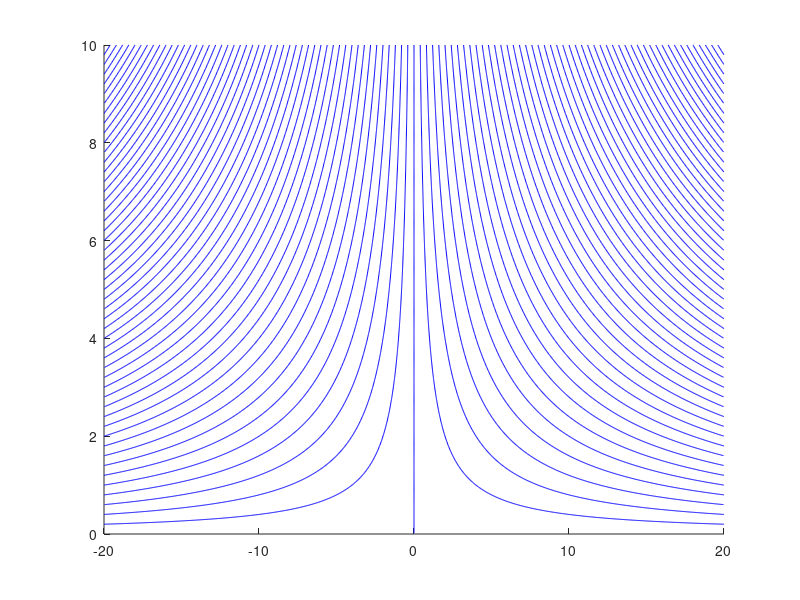

This chart was generated by the following MATLAB code:
%% Fresh start

% close all
clearvars
clc


%% Generate coordinates

Ny = 50;
Nx = 2*Ny;

y_limit = 10;
x_limit = 2*y_limit;


%% Compute a simple stagnation point flow

a = 2;
x = linspace(-x_limit,x_limit,Nx+1);
y = linspace(0,y_limit,Ny+1);
[x, y] = meshgrid(x, y);
u =  a*x;
v = -a*y;


%% Plot streamlines

figure('Name','Stagnation point streamlines','NumberTitle','off')
streamline(x,y,u,v,x(1,:),10*ones(size(x(1,:))))
xlim(x_limit*[-1 1])
ylim(y_limit*[0 1])
